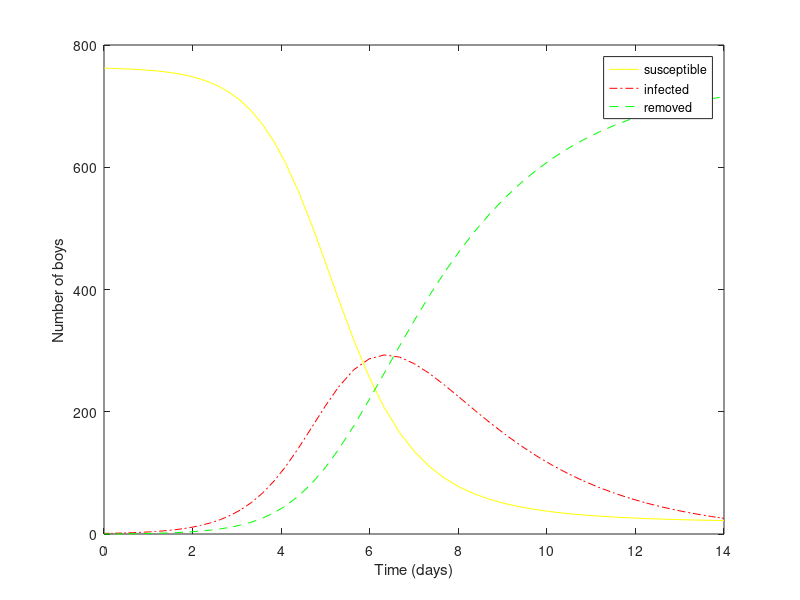

Here is the MATLAB script that generated this plot:
function sir()

function dy = sir_de(t,y)
dy = zeros(3,1);
dy(1) = -0.00218*y(1)*y(2);
dy(2) = 0.00218*y(1)*y(2)-0.44036*y(2);
dy(3) = 0.44036*y(2);
end

[T,Y] = ode45(@sir_de, [0, 14], [762, 1, 0]);
figure
plot(T, Y(:,1),'y-', T,Y(:,2),'r-.', T,Y(:,3),'g--');
xlabel('Time (days)');
ylabel('Number of boys');
legend('susceptible','infected','removed')
end

